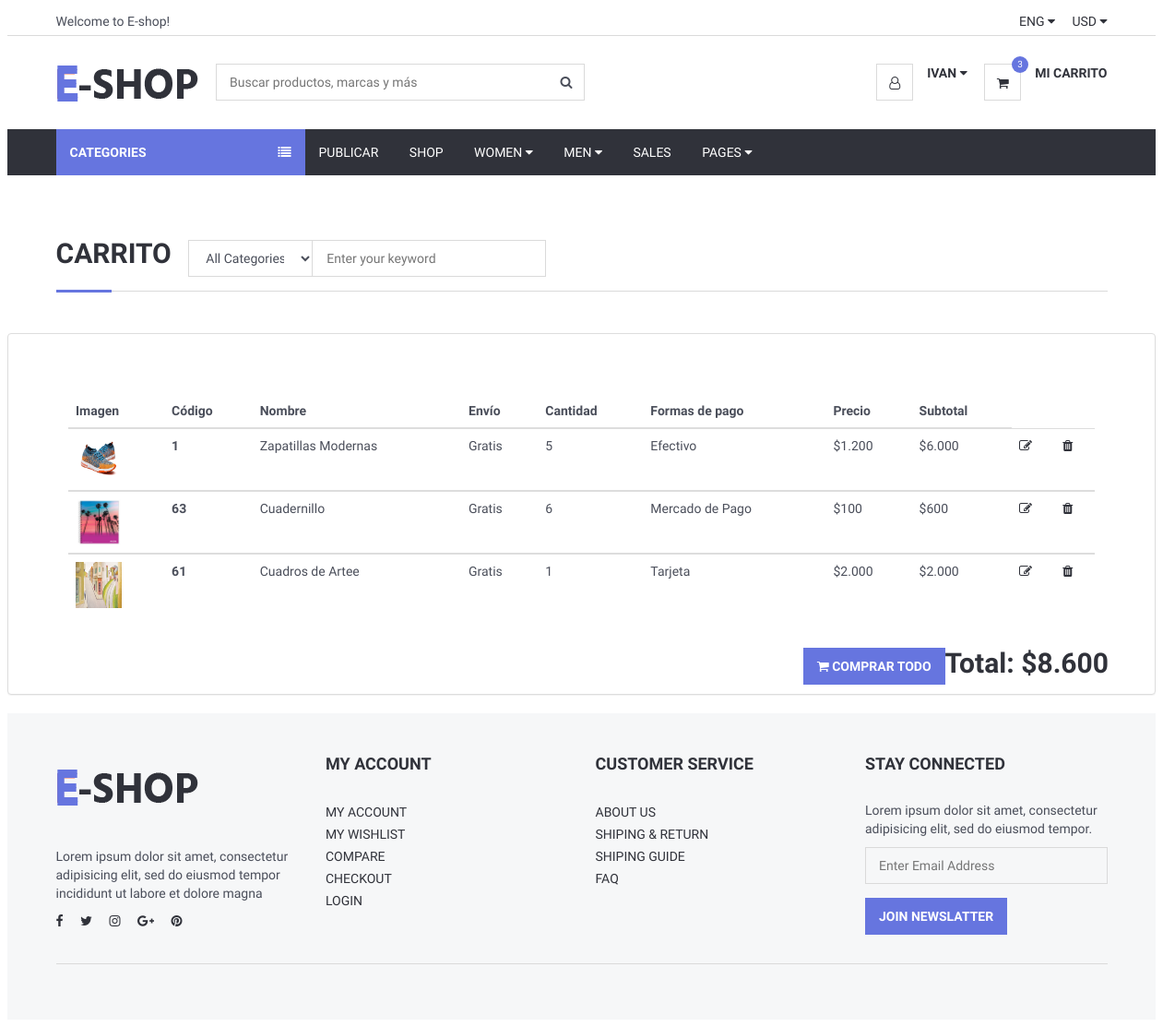
The page /Views/CarritoDetalles.php (signed in) on the database as committed earlier.
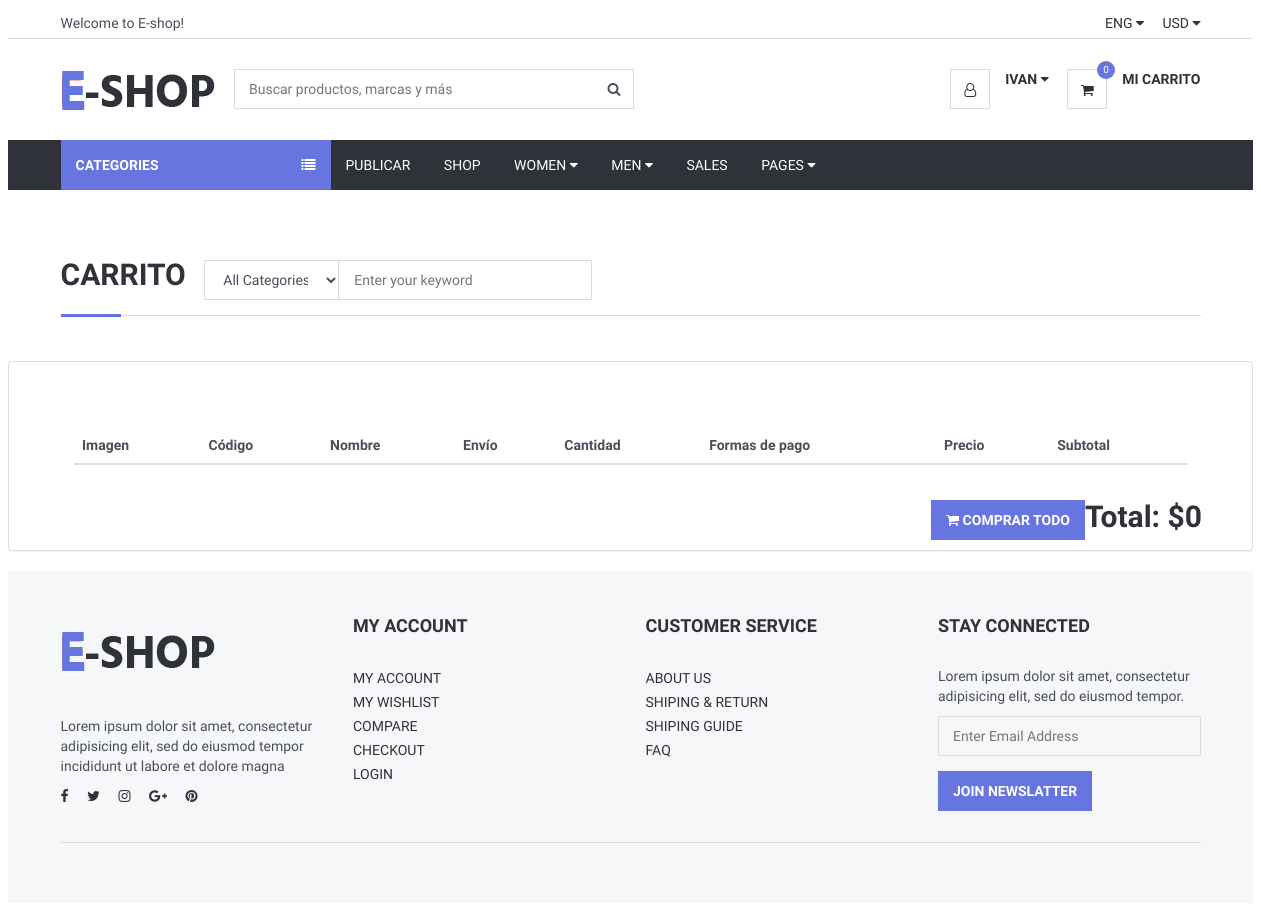
The same page on the database as committed later.
### tables this page shows
CREATE TABLE `imgprincipal` (
  `id` int(11) NOT NULL,
  `idProducto` int(11) NOT NULL,
  `nombre` varchar(100) NOT NULL
);

CREATE TABLE `productocarrito` (
  `id` int(11) NOT NULL,
  `idUsuario` int(11) NOT NULL,
  `idProducto` int(11) NOT NULL,
  `cantidad` int(11) NOT NULL
);

CREATE TABLE `producto` (
  `id` int(11) NOT NULL,
  `nombre` varchar(200) NOT NULL,
  `estado` varchar(60) NOT NULL,
  `precio` double NOT NULL,
  `formasdepago` varchar(100) NOT NULL,
  `envio` varchar(100) NOT NULL,
  `marca` varchar(70) NOT NULL,
  `stock` int(11) NOT NULL,
  `genero` varchar(60) NOT NULL,
  `categoria` varchar(110) NOT NULL,
  `palabrasClaves` varchar(110) NOT NULL,
  `descripcion` varchar(600) NOT NULL,
  `visitas` int(11) NOT NULL,
  `imgprincipal` varchar(80) NOT NULL,
  `idUsuario` int(11) NOT NULL,
  `latitud` varchar(120) NOT NULL,
  `longitud` varchar(120) NOT NULL
);

### Views/conexionBD/conexion.php (called while the page is built, shortened)
<?php
class Conexion{
	 private $msq="";
	public function __construct()
	 {
		 $archivoConfig = "config.ini";
		 $confi = parse_ini_file($archivoConfig, true);
		 $this->host = $confi["bd"]["host"];
		 $this->usuario = $confi["bd"]["usuario"];
		 $this->clave=$confi["bd"]["clave"];
		 $this->bd = $confi["bd"]["bd"];
		$this->msq = new mysqli($this->host, $this->usuario, $this->clave, $this->bd);
	 }
	 public function realizarConsulta($consulta){
 if(!$resultado = $this->msq->query($consulta) )
 {
	 echo "Ha ocurrido un error al ejecutar la consulta   ";
 }else{
	 return $resultado;
	   }
 }
}
?>

### Views/CarritoDetalles.php (the view, shortened to what the changed rows need)
<?php
$mostrar=0;
?>
<?php include_once("header.php");
require_once("conexionBD/conexion.php");
		$conexion = new Conexion;
	$id_Usuario = $_SESSION['id'];
	$consulta="SELECT *
				FROM producto as prod
				inner join productocarrito as car on prod.id=car.idProducto
				WHERE car.idUsuario = '".$id_Usuario."'";
	$productosComprados= $conexion->realizarConsulta($consulta);
?>
<body>
	<div class="section">
		<div class="container">
			<div class="row">
			<div class="col-md-12">
					<div class="section-title">
						<h2 class="title">Carrito &nbsp</h2>
					</div>
				</div>
			</div>
		</div>
	</div>
        <div class="panel panel-default" style="padding: 50px">
            <div class="panel-body" >
                <table  class="table" >
                    <thead>
                    <tr>
                        <th scope="col">Imagen</th>
                        <th scope="col">Código</th>
                        <th scope="col">Nombre</th>
                        <th scope="col">Envío</th>
                        <th scope="col">Cantidad</th>
                        <th scope="col">Formas de pago</th>
                        <th scope="col">Precio</th>
						<th scope="col">Subtotal</th>
                    </tr>
                    </thead>
					<?php
                    while($f=mysqli_fetch_array($productosComprados)){
						$consulta2="SELECT * FROM imgprincipal WHERE idProducto= '".$f['idProducto']."'";
						$resultado2 = $conexion->realizarConsulta($consulta2);
                    ?>
					 <?php
					while($g=mysqli_fetch_array($resultado2)){
					 ?>
                    <tbody>
                    <tr>
                        <td> <div style="height:100%;width:100%;"><img style="height:50px;width:50px;"  src="imgPublicadas/<?php echo $g["nombre"];?>" alt=""> </div></td>
						 <?php
					}
					 ?>
						<th scope="row"><?php echo $f['idProducto'];?></th>
                        <td><div><?php echo $f['nombre'];?></div></td>
                        <td><?php echo $f['envio'];?></td>
						<td><?php echo $f['cantidad'];?></td>
                        <td><?php echo $f['formasdepago'];?></td>
						<td><?php echo "$".number_format($f['precio'],0,'.','.');?></td>
						<td><?php $subtotal= $f['precio']*$f['cantidad'];echo "$".number_format($subtotal,0,'.','.');?></td>
						<td><a href="EditarCarrito.php?cod=<?php echo $f['id'];?>
						&cant=<?php echo $f['cantidad'];?>&prod=<?php echo $f['idProducto'];?>">
							<i class="fa fa-edit"></i></a></td>
						<td><a href="eliminarProductoCarrito.php?cod=<?php echo $f['id'];?>">
							<i class="fa fa-trash"></i>
							</a></td>
					 </tr>
	<?php
$mostrar = $mostrar+$subtotal;
 }
?>
                   		 </tbody>
                </table>
            </div>
			<div>
<h2 class="title" style="float:right;"><?php echo "Total: $".number_format($mostrar,0,'.','.');?></h2>
		</div>
		</div>
</body>
<?php include_once("footer.php"); ?>

### Views/header.php (shortened to what the changed rows need)
<?php
if( isset($_SESSION['id']))
{
require_once("conexionBD/conexion.php");
}
?>
<!DOCTYPE html>
<html lang="en">
<head>
    <link type="text/css" rel="stylesheet" href="css/bootstrap.min.css" />
    <link type="text/css" rel="stylesheet" href="css/slick.css" />
    <link type="text/css" rel="stylesheet" href="css/slick-theme.css" />
    <link type="text/css" rel="stylesheet" href="css/nouislider.min.css" />
    <link rel="stylesheet" href="css/font-awesome.min.css">
    <link type="text/css" rel="stylesheet" href="css/style.css" />
</head>
<body>
<header>
    <div id="header">
        <div class="container">
            <div class="pull-right">
                <ul class="header-btns">
<?php
	require_once("conexionBD/conexion.php");
		$conexion = new Conexion;
	$id_Usuario = $_SESSION['id'];
				$buscoCant="SELECT count(idProducto)
				FROM productocarrito
				WHERE idUsuario = '".$id_Usuario."'";
				$cantidad= $conexion->realizarConsulta($buscoCant);
				$count = mysqli_fetch_array($cantidad);
?>
                    <li class="header-cart dropdown default-dropdown" href="CarritoDetalles.php">
						<a class="dropdown-toggle" data-toggle="dropdown" aria-expanded="true" href="CarritoDetalles.php">
						   <div class="header-btns-icon" href="CarritoDetalles.php">
							  <i class="fa fa-shopping-cart" href="CarritoDetalles.php"></i>
							  <a class="qty" href="CarritoDetalles.php"><?php echo "$count[0]";?></a>
							</div>
							<br>
							</a>
				   </li>
                </ul>
            </div>
        </div>
    </div>
</header>

Rows that differ between the two databases and show on the page:
removed productocarrito: idProducto "1", idProducto.nombre "Zapatillas Modernas", idProducto.envio "Gratis", cantidad "5", idProducto.formasdepago "Efectivo", idProducto.precio "1.200", subtotal "6.000"
no longer on this page (row unchanged): imgprincipal: nombre (picture), shown under "1"
removed productocarrito: idProducto "63", idProducto.nombre "Cuadernillo", idProducto.envio "Gratis", cantidad "6", idProducto.formasdepago "Mercado de Pago", idProducto.precio "100", subtotal "600"
no longer on this page (row unchanged): imgprincipal: nombre (picture), shown under "63"
removed productocarrito: idProducto "61", idProducto.nombre "Cuadros de Artee", idProducto.envio "Gratis", cantidad "1", idProducto.formasdepago "Tarjeta", idProducto.precio "2.000", subtotal "2.000"
no longer on this page (row unchanged): imgprincipal: nombre (picture), shown under "61"
Other text that changed with them:
$count[0]: "3" → "0"
$mostrar: "8.600" → "0"
